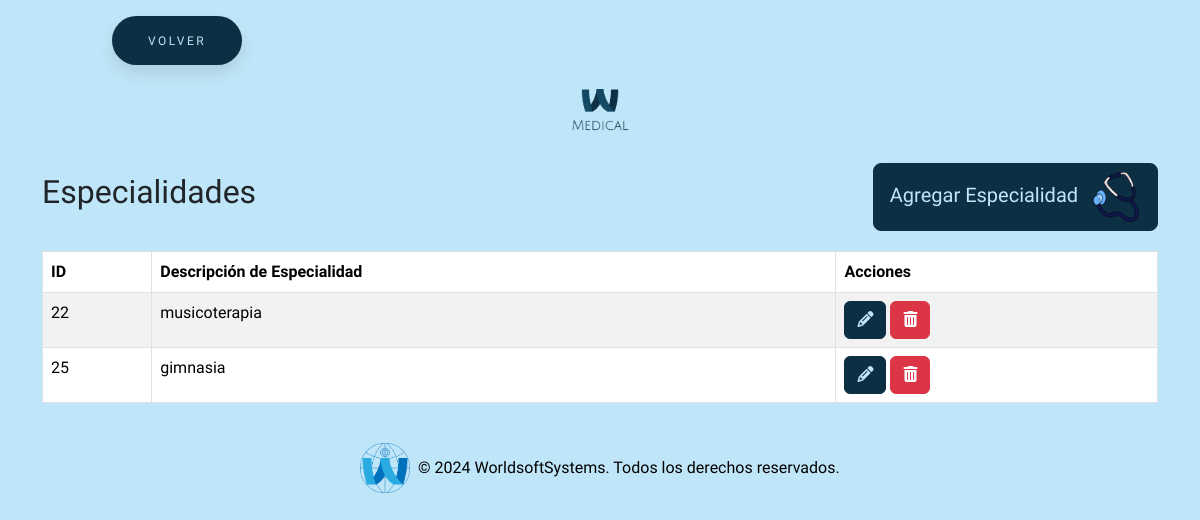
The page /todosAjustes/crearEspecialidad/crearEspecialidad.php (signed in) on the database as committed earlier.
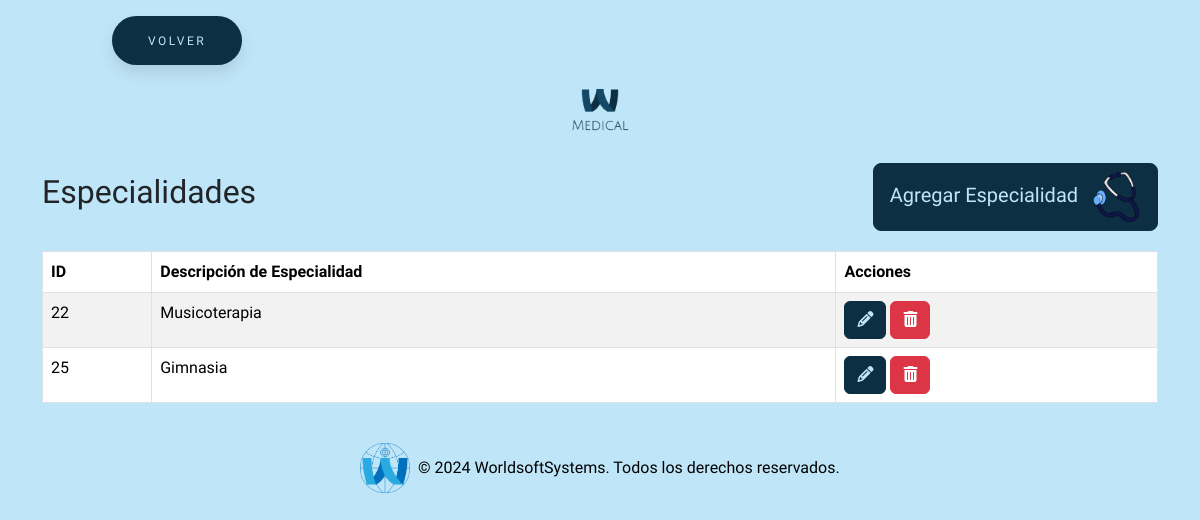
The same page on the database as committed later.
### tables this page shows
CREATE TABLE `especialidad` (
  `id_especialidad` int(11) NOT NULL,
  `desc_especialidad` varchar(255) NOT NULL
);

### todosAjustes/crearEspecialidad/crearEspecialidad.php (the view, shortened to what this page needs)
<?php
require_once "../../conexion.php";
$sql = "SELECT * FROM especialidad";
$result = $conn->query($sql);
?>
<!DOCTYPE html>
<html lang="en">
<head>
    <link href="https://cdn.jsdelivr.net/npm/bootstrap@5.3.3/dist/css/bootstrap.min.css" rel="stylesheet"
>
    <link rel="stylesheet" href="https://cdnjs.cloudflare.com/ajax/libs/font-awesome/6.5.2/css/all.min.css"
 />
    <link rel="stylesheet" href="../../estilos/styleGeneral.css">
    <link rel="stylesheet" href="../../estilos/styleBotones.css">
</head>
<body>
    <button class="button" style="vertical-align:middle; margin-left:7rem"
        onclick="window.location.href = '../../seccionAjustes/ajustes.php';">
        <span>VOLVER</span>
    </button>
    <div class="text-center my-4">
        <img src="../../img/logo.png" alt="Logo MEDICAL" class="img-fluid" style="max-width: 120px;">
    </div>
    <div class="container">
        <div class="title-container">
            <h2>Especialidades</h2>
            <button type="button" class="btn btn-custom btn-lg" data-bs-toggle="modal"
                data-bs-target="#agregarEspecialidadModal">
                Agregar Especialidad <img src="../../img/iconoCrearEsp.png" alt="Icono Crear Especialidad"
                    style="width: 50px; height: 50px; margin-left: 8px;">
            </button>
        </div>
        <table class="table table-striped table-bordered">
            <thead class="thead-dark">
                <tr>
                    <th>ID</th>
                    <th>Descripción de Especialidad</th>
                    <th>Acciones</th>
                </tr>
            </thead>
            <tbody>
                <?php if ($result->num_rows > 0): ?>
                    <?php while ($row = $result->fetch_assoc()): ?>
                        <tr>
                            <td><?= $row["id_especialidad"] ?></td>
                            <td><?= $row["desc_especialidad"] ?></td>
                            <td>
                                <button class="btn btn-custom-editar" onclick='editarEspecialidad(<?= json_encode($row) ?>)'><i
                                        class="fas fa-pencil-alt"></i></button>
                                <a href="?eliminar=<?= $row['id_especialidad'] ?>" class="btn btn-danger"
                                    onclick="return confirm('¿Estás seguro de que deseas eliminar esta especialidad?');"><i
                                        class="fas fa-trash-alt"></i></a>
                            </td>
                        </tr>
                    <?php endwhile; ?>
                <?php else: ?>
                    <tr>
                        <td colspan="4">No se encontraron resultados</td>
                    </tr>
                <?php endif; ?>
            </tbody>
        </table>
    </div>
    <footer class="bg-dark text-white text-center py-4 mt-auto">
        <div class="container">
            <div class="row justify-content-center">
                <div class="col-md-12 footer-logo-text">
                    <img src="../../img/logoWSS.png" alt="Logo" class="img-fluid" style="max-height: 50px;">
                    <p class="mb-0">&copy; 2024 WorldsoftSystems. Todos los derechos reservados.</p>
                </div>
            </div>
        </div>
    </footer>
</body>
</html>

Rows that differ between the two databases and show on the page:
changed especialidad id 22: desc_especialidad "musicoterapia" → "Musicoterapia"
changed especialidad id 25: desc_especialidad "gimnasia" → "Gimnasia"
